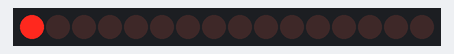
This sketch was run on a simulated ESP8266 (NodeMCU). Shown: 16 shift-register outputs drawn as a row of LEDs (first output left, lit = HIGH). Wiring (inferred from the names in the program): 2 × shift register (74HC595): data D8; shift clock D6; latch D7. Wiring (inferred from the signals the program sends): row of LEDs: on Q0, Q1, Q2, Q3, Q4, Q5, Q6, Q7, Q8, Q9, Q10, Q11, Q12, Q13, Q14, Q15.

Above: at 0.5 s.
At 2.5 s:
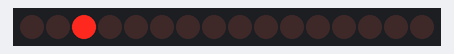
At 4.5 s:
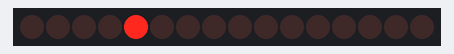
At 9.0 s:
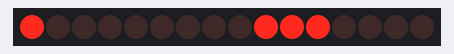
At 11.0 s:
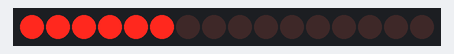
At 17.5 s:
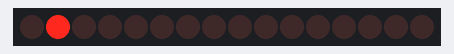
Timing chart, 0 to 18.4 s (numbered marks = the images above):
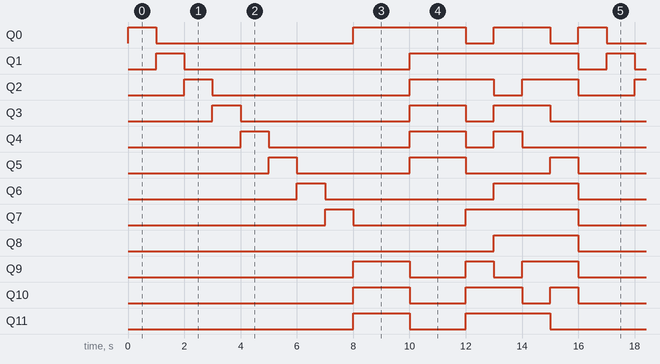

Measured:
- by itself, Q0: repeats every 16.0 s: LOW 7.0 s, HIGH 4.0 s, LOW 1.0 s, HIGH 2.0 s, LOW 1.0 s, HIGH 1.0 s
- by itself, Q1: repeats every 16.0 s: LOW 8.0 s, HIGH 6.0 s, LOW 1.0 s, HIGH 1.0 s
- by itself, Q2: repeats every 16.0 s: LOW 7.0 s, HIGH 3.0 s, LOW 1.0 s, HIGH 2.0 s, LOW 2.0 s, HIGH 1.0 s
- by itself, Q3: repeats every 16.0 s: LOW 6.0 s, HIGH 2.0 s, LOW 1.0 s, HIGH 2.0 s, LOW 4.0 s, HIGH 1.0 s
- by itself, Q4: repeats every 16.0 s: LOW 5.0 s, HIGH 2.0 s, LOW 1.0 s, HIGH 1.0 s, LOW 6.0 s, HIGH 1.0 s
- by itself, Q5: repeats every 16.0 s: LOW 4.0 s, HIGH 2.0 s, LOW 3.0 s, HIGH 1.0 s, LOW 5.0 s, HIGH 1.0 s
- by itself, Q6: repeats every 16.0 s: LOW 6.0 s, HIGH 3.0 s, LOW 6.0 s, HIGH 1.0 s
- by itself, Q7: LOW → HIGH at 7.0 s, → LOW 1.0 s later, → HIGH 4.0 s later, → LOW 4.0 s later, … (9 changes in this stretch)

The sketch:

4_Digit_Display.ino
```cpp
//declare the pins used by the shift registers
const int dataPin = D8;
const int latchPin = D7;
const int clockPin = D6;

//declare a byte variable to store the current digits active
byte digit;

//create byte variables that have only one segment set to HIGH
byte a = B00000001;
byte b = B00000010;
byte c = B00000100;
byte d = B00001000;
byte e = B00010000;
byte f = B00100000;
byte g = B01000000;
byte dot = B10000000;

void setup()
{
  //set the pins used by the shift registers to output
  pinMode(latchPin, OUTPUT);
  pinMode(clockPin, OUTPUT);
  pinMode(dataPin, OUTPUT);
}

//this function is used to select the digit to be turned on
void Digit(int x)
{
  //the switch statement is used to select the right digit
  switch(x)
  {
  case 1:
    //prepare to turn on only the first digit
    digit = 14; //B00001110
    //break is used to get out from the switch function
    break;
  case 2:
    //prepare to turn on only the second digit
    digit = 13; //B00001101
    break;
  case 3:
    //prepare to turn on only the third digit
    digit = 11; //B00001011
    break;
  case 4:
    //prepare to turn on only the fourth digit
    digit = 7; //B00000111
    break;
  case 5:
    //turn on all the digits
    digit = 0; //B00000000
    break;
  }
}

void loop()
{
  //call the "Digit" function in order to update
  //the value of the "digit" variable
  Digit(5);
  //send two byte values tothe shift registers
  //after this, all the A LEDs will turn on, because
  //all the digits are turned on (they are set to LOW)
  digitalWrite(latchPin, 0);
  shiftOut(dataPin, clockPin, MSBFIRST, digit);
  shiftOut(dataPin, clockPin, MSBFIRST, a);
  digitalWrite(latchPin, 1);
  delay(1000);

  //turn on all the B LEDs
  digitalWrite(latchPin, 0);
  shiftOut(dataPin, clockPin, MSBFIRST, digit);
  shiftOut(dataPin, clockPin, MSBFIRST, b);
  digitalWrite(latchPin, 1);
  delay(1000);

  //turn on all the C LEDs
  digitalWrite(latchPin, 0);
  shiftOut(dataPin, clockPin, MSBFIRST, digit);
  shiftOut(dataPin, clockPin, MSBFIRST, c);
  digitalWrite(latchPin, 1);
  delay(1000);

  //turn on all the D LEDs
  digitalWrite(latchPin, 0);
  shiftOut(dataPin, clockPin, MSBFIRST, digit);
  shiftOut(dataPin, clockPin, MSBFIRST, d);
  digitalWrite(latchPin, 1);
  delay(1000);

  //turn on all the E LEDs
  digitalWrite(latchPin, 0);
  shiftOut(dataPin, clockPin, MSBFIRST, digit);
  shiftOut(dataPin, clockPin, MSBFIRST, e);
  digitalWrite(latchPin, 1);
  delay(1000);

  //turn on all the F LEDs
  digitalWrite(latchPin, 0);
  shiftOut(dataPin, clockPin, MSBFIRST, digit);
  shiftOut(dataPin, clockPin, MSBFIRST, f);
  digitalWrite(latchPin, 1);
  delay(1000);

  //turn on all the G LEDs
  digitalWrite(latchPin, 0);
  shiftOut(dataPin, clockPin, MSBFIRST, digit);
  shiftOut(dataPin, clockPin, MSBFIRST, g);
  digitalWrite(latchPin, 1);
  delay(1000);

  //turn on the LEDs for the dots
  digitalWrite(latchPin, 0);
  shiftOut(dataPin, clockPin, MSBFIRST, digit);
  shiftOut(dataPin, clockPin, MSBFIRST, dot);
  digitalWrite(latchPin, 1);
  delay(1000);

  //select the first digit
  Digit(1);
  //turn on the A LED on the selected digit
  digitalWrite(latchPin, 0);
  shiftOut(dataPin, clockPin, MSBFIRST, digit);
  shiftOut(dataPin, clockPin, MSBFIRST, a);
  digitalWrite(latchPin, 1);
  delay(2000);

  //select all the digits
  Digit(5);
  //display on the selected digits a "0"
  //the LEDs for the dots are turned off
  zero_no_dot();
  delay(2000);

  //select the first digit and display on it
  //a "1" for 1 s
  //the LEDs for the dots are turned on
  Digit(1);
  one();
  delay(1000);

  //select the second digit and display on
  //it a "2" for 1 s
  //the LEDs for the dots are turned on
  Digit(2);
  two();
  delay(1000);

  //select the third digit and display on
  //it a "3" for 1 s
  //the LEDs for the dots are turned on
  Digit(3);
  three();
  delay(1000);

  //select the last digit and display on
  //it a "4" for 1 s
  //the LEDs for the dots are turned on
  Digit(4);
  four();
  delay(1000);
}

void zero()
{
  //display on the selected digits a "0"
  //and the dots are turned on
  digitalWrite(latchPin, 0);
  shiftOut(dataPin, clockPin, MSBFIRST, digit);
  shiftOut(dataPin, clockPin, MSBFIRST, 191); //B10111111
  digitalWrite(latchPin, 1);
}

void zero_no_dot()
{
  //display on the selected digits a "0"
  //and the dots are turned off
  digitalWrite(latchPin, 0);
  shiftOut(dataPin, clockPin, MSBFIRST, digit);
  shiftOut(dataPin, clockPin, MSBFIRST, 63); //B00111111
  digitalWrite(latchPin, 1);
}

void one()
{
  //display on the selected digits a "1"
  //and the dots are turned on
  digitalWrite(latchPin, 0);
  shiftOut(dataPin, clockPin, MSBFIRST, digit);
  shiftOut(dataPin, clockPin, MSBFIRST, 134); //B10000110
  digitalWrite(latchPin, 1);
}

void one_no_dot()
{
  //display on the selected digits a "1"
  //and the dots are turned off
  digitalWrite(latchPin, 0);
  shiftOut(dataPin, clockPin, MSBFIRST, digit);
  shiftOut(dataPin, clockPin, MSBFIRST, 6); //B00000110
  digitalWrite(latchPin, 1);
}

void two()
{
  //display on the selected digits a "2"
  //and the dots are turned on
  digitalWrite(latchPin, 0);
  shiftOut(dataPin, clockPin, MSBFIRST, digit);
  shiftOut(dataPin, clockPin, MSBFIRST, 219); //B11011011
  digitalWrite(latchPin, 1);
}

void two_no_dot()
{
  //display on the selected digits a "2"
  //and the dots are turned off
  digitalWrite(latchPin, 0);
  shiftOut(dataPin, clockPin, MSBFIRST, digit);
  shiftOut(dataPin, clockPin, MSBFIRST, 91); //B01011011
  digitalWrite(latchPin, 1);
}

void three()
{
  //display on the selected digits a "3"
  //and the dots are turned on
  digitalWrite(latchPin, 0);
  shiftOut(dataPin, clockPin, MSBFIRST, digit);
  shiftOut(dataPin, clockPin, MSBFIRST, 207); //B11001111
  digitalWrite(latchPin, 1);
}

void three_no_dot()
{
  //display on the selected digits a "3"
  //and the dots are turned off
  digitalWrite(latchPin, 0);
  shiftOut(dataPin, clockPin, MSBFIRST, digit);
  shiftOut(dataPin, clockPin, MSBFIRST, 79); //B01001111
  digitalWrite(latchPin, 1);
}

void four()
{
  //display on the selected digits a "4"
  //and the dots are turned on
  digitalWrite(latchPin, 0);
  shiftOut(dataPin, clockPin, MSBFIRST, digit);
  shiftOut(dataPin, clockPin, MSBFIRST, 230); //B11100110
  digitalWrite(latchPin, 1);
}

void four_no_dot()
{
  //display on the selected digits a "4"
  //and the dots are turned off
  digitalWrite(latchPin, 0);
  shiftOut(dataPin, clockPin, MSBFIRST, digit);
  shiftOut(dataPin, clockPin, MSBFIRST, 102); //B01100110
  digitalWrite(latchPin, 1);
}

void five()
{
  //display on the selected digits a "5"
  //and the dots are turned on
  digitalWrite(latchPin, 0);
  shiftOut(dataPin, clockPin, MSBFIRST, digit);
  shiftOut(dataPin, clockPin, MSBFIRST, 237); //B11101101
  digitalWrite(latchPin, 1);
}

void five_no_dot()
{
  //display on the selected digits a "5"
  //and the dots are turned off
  digitalWrite(latchPin, 0);
  shiftOut(dataPin, clockPin, MSBFIRST, digit);
  shiftOut(dataPin, clockPin, MSBFIRST, 109); //B01101101
  digitalWrite(latchPin, 1);
}

void six()
{
  //display on the selected digits a "6"
  //and the dots are turned on
  digitalWrite(latchPin, 0);
  shiftOut(dataPin, clockPin, MSBFIRST, digit);
  shiftOut(dataPin, clockPin, MSBFIRST, 253); //B11111101
  digitalWrite(latchPin, 1);
}

void six_no_dot()
{
  //display on the selected digits a "6"
  //and the dots are turned off
  digitalWrite(latchPin, 0);
  shiftOut(dataPin, clockPin, MSBFIRST, digit);
  shiftOut(dataPin, clockPin, MSBFIRST, 125); //B01111101
  digitalWrite(latchPin, 1);
}

void seven()
{
  //display on the selected digits a "7"
  //and the dots are turned on
  digitalWrite(latchPin, 0);
  shiftOut(dataPin, clockPin, MSBFIRST, digit);
  shiftOut(dataPin, clockPin, MSBFIRST, 135); //B10000111
  digitalWrite(latchPin, 1);
}

void seven_no_dot()
{
  //display on the selected digits a "7"
  //and the dots are turned off
  digitalWrite(latchPin, 0);
  shiftOut(dataPin, clockPin, MSBFIRST, digit);
  shiftOut(dataPin, clockPin, MSBFIRST, 7); //B00000111
  digitalWrite(latchPin, 1);
}

void eight()
{
  //display on the selected digits a "8"
  //and the dots are turned on
  digitalWrite(latchPin, 0);
  shiftOut(dataPin, clockPin, MSBFIRST, digit);
  shiftOut(dataPin, clockPin, MSBFIRST, 255); //B11111111
  digitalWrite(latchPin, 1);
}

void eight_no_dot()
{
  //display on the selected digits a "8"
  //and the dots are turned off
  digitalWrite(latchPin, 0);
  shiftOut(dataPin, clockPin, MSBFIRST, digit);
  shiftOut(dataPin, clockPin, MSBFIRST, 127); //B01111111
  digitalWrite(latchPin, 1);
}

void nine()
{
  //display on the selected digits a "9"
  //and the dots are turned on
  digitalWrite(latchPin, 0);
  shiftOut(dataPin, clockPin, MSBFIRST, digit);
  shiftOut(dataPin, clockPin, MSBFIRST, 239); //B11101111
  digitalWrite(latchPin, 1);
}

void nine_no_dot()
{
  //display on the selected digits a "9"
  //and the dots are turned off
  digitalWrite(latchPin, 0);
  shiftOut(dataPin, clockPin, MSBFIRST, digit);
  shiftOut(dataPin, clockPin, MSBFIRST, 111); //B01101111
  digitalWrite(latchPin, 1);
}
```
